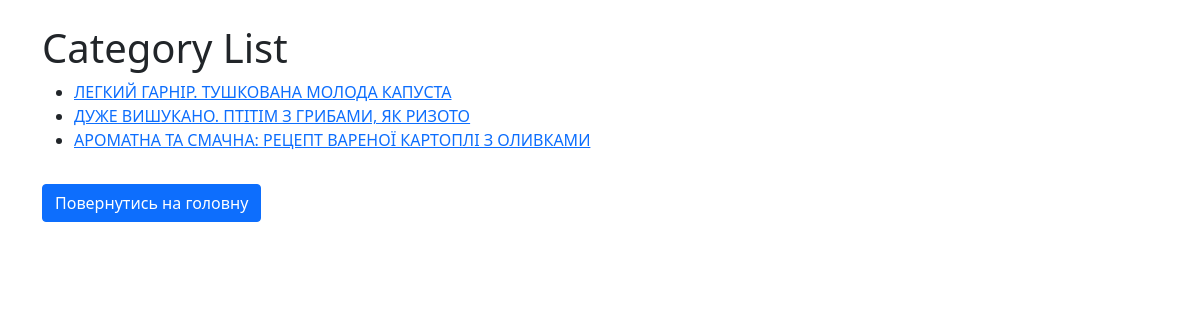
The app's page /category/4/ with its own data.
### recipe/models.py (models this page shows, shortened)
class Recipe(models.Model):
    title = models.CharField(max_length=255)
    description = models.TextField()
    instructions = models.TextField()
    ingredients = models.TextField()
    created_at = models.DateTimeField(auto_now_add=True)
    updated_at = models.DateTimeField(auto_now=True)
    category = models.ForeignKey(Category, on_delete=models.CASCADE, related_name='categories')

### recipe/views.py (the view)
# urls.py: path('category/<int:category_id>/', views.category_detail, name='category_detail'),
def category_detail(request, category_id):
    category = get_object_or_404(Category, id=category_id)
    recipes = Recipe.objects.filter(category=category)
    return render(request, 'category_detail.html', {'category': category, 'recipes': recipes})

### recipe/templates/category_detail.html
{% extends 'base.html' %}
{% block content %}
  <h1>Category List</h1>
  <ul>
    {% for recipe in recipes %}
      <li><a href="{% url 'recipe_detail' recipe.id %}">{{ recipe.title }}</a></li>
    {% empty %}
      <li>No recipes found.</li>
    {% endfor %}
  </ul>
  <a href="{% url 'main' %}" class="btn btn-primary mt-3">Повернутись на головну </a>
{% endblock %}

### records on screen
Recipe: title "ЛЕГКИЙ ГАРНІР. ТУШКОВАНА МОЛОДА КАПУСТА"
Recipe: title "ДУЖЕ ВИШУКАНО. ПТІТІМ З ГРИБАМИ, ЯК РИЗОТО"
Recipe: title "АРОМАТНА ТА СМАЧНА: РЕЦЕПТ ВАРЕНОЇ КАРТОПЛІ З ОЛИВКАМИ"
